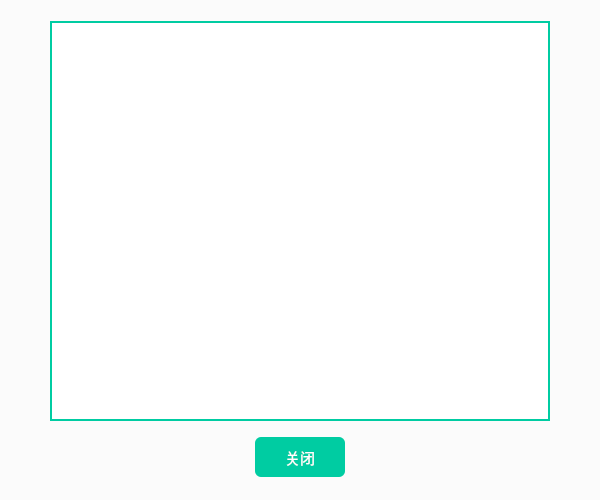
<?xml version="1.0" encoding="UTF-8"?>
<ui version="4.0">
 <class>Messages</class>
 <widget class="QDialog" name="Messages">
  <property name="geometry">
   <rect>
    <x>0</x>
    <y>0</y>
    <width>600</width>
    <height>500</height>
   </rect>
  </property>
  <property name="windowTitle">
   <string>Dialog</string>
  </property>
  <property name="whatsThis">
   <string>&lt;html&gt;&lt;head/&gt;&lt;body&gt;&lt;p&gt;查看聊天记录&lt;/p&gt;&lt;/body&gt;&lt;/html&gt;</string>
  </property>
  <property name="styleSheet">
   <string notr="true">QDialog {border-radius: 15px;background-color:#fbfbfb;}</string>
  </property>
  <layout class="QVBoxLayout" name="verticalLayout_2">
   <item alignment="Qt::AlignHCenter">
    <widget class="QTextBrowser" name="messageBrowser">
     <property name="minimumSize">
      <size>
       <width>500</width>
       <height>400</height>
      </size>
     </property>
     <property name="maximumSize">
      <size>
       <width>500</width>
       <height>400</height>
      </size>
     </property>
     <property name="styleSheet">
      <string notr="true">QTextEdit { background-color: #ffffff;border-width: 2px; border-radius: 0px;border-color: #00cca2; border-style: solid; }</string>
     </property>
     <property name="frameShadow">
      <enum>QFrame::Plain</enum>
     </property>
    </widget>
   </item>
   <item alignment="Qt::AlignHCenter">
    <widget class="QPushButton" name="okButton">
     <property name="sizePolicy">
      <sizepolicy hsizetype="Fixed" vsizetype="Fixed">
       <horstretch>0</horstretch>
       <verstretch>0</verstretch>
      </sizepolicy>
     </property>
     <property name="minimumSize">
      <size>
       <width>90</width>
       <height>40</height>
      </size>
     </property>
     <property name="maximumSize">
      <size>
       <width>90</width>
       <height>40</height>
      </size>
     </property>
     <property name="font">
      <font>
       <pointsize>11</pointsize>
      </font>
     </property>
     <property name="styleSheet">
      <string notr="true">QPushButton { background-color: #00cca2; border-radius: 6px; color: rgb(255, 255, 255); }
QPushButton:hover { background-color: #208973;}
</string>
     </property>
     <property name="text">
      <string>关闭</string>
     </property>
     <property name="iconSize">
      <size>
       <width>30</width>
       <height>30</height>
      </size>
     </property>
    </widget>
   </item>
  </layout>
 </widget>
 <resources/>
 <connections/>
</ui>
